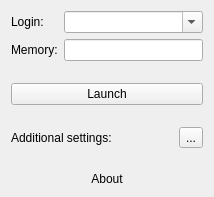
<?xml version="1.0" encoding="UTF-8"?>
<ui version="4.0">
 <class>Launcher</class>
 <widget class="QWidget" name="Launcher">
  <property name="geometry">
   <rect>
    <x>0</x>
    <y>0</y>
    <width>214</width>
    <height>197</height>
   </rect>
  </property>
  <property name="windowTitle">
   <string>Launcher</string>
  </property>
  <property name="windowIcon">
   <iconset resource="resources.qrc">
    <normaloff>:/image/image/grass.png</normaloff>:/image/image/grass.png</iconset>
  </property>
  <layout class="QFormLayout" name="formLayout">
   <item row="0" column="0">
    <widget class="QLabel" name="loginLabel">
     <property name="text">
      <string>Login:</string>
     </property>
    </widget>
   </item>
   <item row="0" column="1">
    <widget class="QComboBox" name="loginComboBox">
     <property name="editable">
      <bool>true</bool>
     </property>
    </widget>
   </item>
   <item row="1" column="0">
    <widget class="QLabel" name="memoryLabel">
     <property name="text">
      <string>Memory:</string>
     </property>
    </widget>
   </item>
   <item row="1" column="1">
    <widget class="QLineEdit" name="memoryEdit"/>
   </item>
   <item row="3" column="0" colspan="2">
    <widget class="QPushButton" name="launchButton">
     <property name="text">
      <string>Launch</string>
     </property>
    </widget>
   </item>
   <item row="4" column="0">
    <spacer name="verticalSpacer_3">
     <property name="orientation">
      <enum>Qt::Vertical</enum>
     </property>
     <property name="sizeType">
      <enum>QSizePolicy::Fixed</enum>
     </property>
     <property name="sizeHint" stdset="0">
      <size>
       <width>20</width>
       <height>10</height>
      </size>
     </property>
    </spacer>
   </item>
   <item row="5" column="0" colspan="2">
    <layout class="QHBoxLayout" name="horizontalLayout">
     <item>
      <widget class="QLabel" name="settingsLabel">
       <property name="text">
        <string>Additional settings:</string>
       </property>
      </widget>
     </item>
     <item>
      <widget class="QToolButton" name="settingsButton">
       <property name="text">
        <string>...</string>
       </property>
       <property name="icon">
        <iconset resource="resources.qrc">
         <normaloff>:/image/image/gear.png</normaloff>:/image/image/gear.png</iconset>
       </property>
      </widget>
     </item>
    </layout>
   </item>
   <item row="6" column="0">
    <spacer name="verticalSpacer_2">
     <property name="orientation">
      <enum>Qt::Vertical</enum>
     </property>
     <property name="sizeHint" stdset="0">
      <size>
       <width>20</width>
       <height>11</height>
      </size>
     </property>
    </spacer>
   </item>
   <item row="2" column="0">
    <spacer name="verticalSpacer">
     <property name="orientation">
      <enum>Qt::Vertical</enum>
     </property>
     <property name="sizeType">
      <enum>QSizePolicy::Fixed</enum>
     </property>
     <property name="sizeHint" stdset="0">
      <size>
       <width>20</width>
       <height>10</height>
      </size>
     </property>
    </spacer>
   </item>
   <item row="7" column="0" colspan="2">
    <widget class="QLabel" name="aboutLabel">
     <property name="text">
      <string>About</string>
     </property>
     <property name="alignment">
      <set>Qt::AlignCenter</set>
     </property>
    </widget>
   </item>
  </layout>
 </widget>
 <resources>
  <include location="resources.qrc"/>
 </resources>
 <connections/>
</ui>
